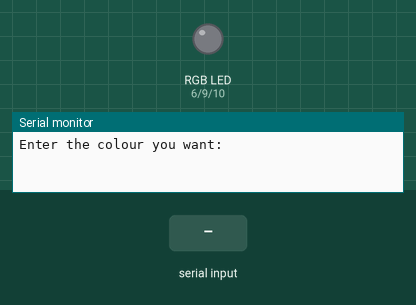
Recording of a sketch running on a simulated Arduino Uno, built with avr-gcc and run on an emulated ATmega328P. Parts: an RGB LED mixed from three pins (HIGH = lit), the last lines printed to the serial monitor. Inputs (shaded band) come from the test bench.

Above: at 1.2 s.
1.3 s: "red" received over Serial
At 2.6 s:
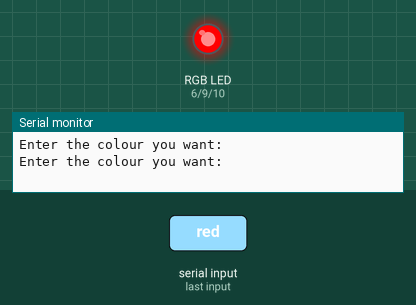
3.8 s: "lime" received over Serial
At 5.7 s:
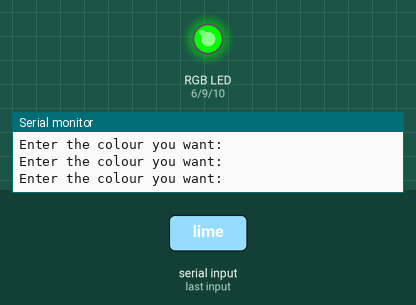
6.3 s: "yellow" received over Serial
At 7.7 s:
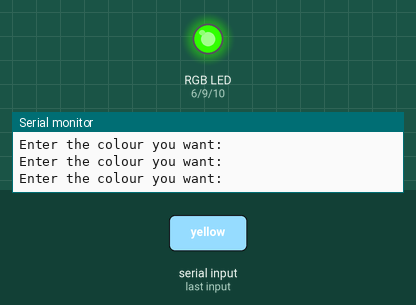
8.8 s: "cyan" received over Serial
At 10.8 s:
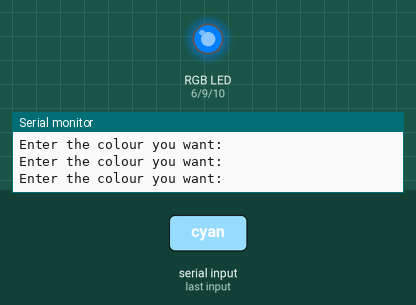
11.3 s: "blue" received over Serial
At 12.6 s:
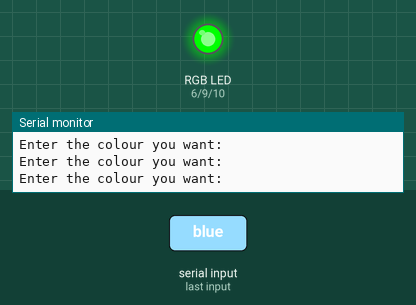
13.8 s: "fuchsia" received over Serial
At 15.8 s:
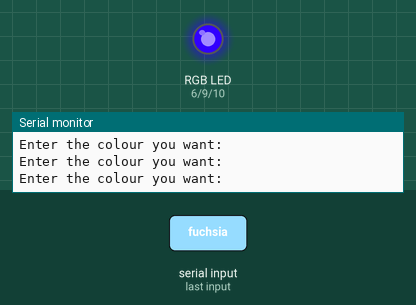
Timing chart, 0 to 17.3 s (numbered marks = the images above; inputs shaded):
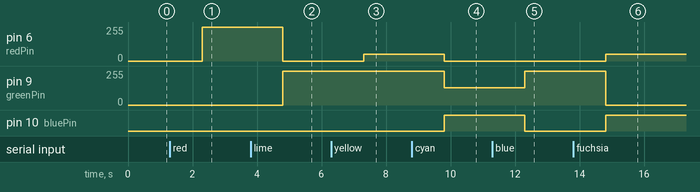

The sketch:

Rgbled.ino
```cpp
int redPin=6;
int greenPin=9;
int bluePin=10;
String question="Enter the colour you want:";
String colour;
void setup() {
  // put your setup code here, to run once:
Serial.begin(9600);
pinMode(redPin,OUTPUT);
pinMode(greenPin,OUTPUT);
pinMode(bluePin,OUTPUT);
}

void loop() {
  // put your main code here, to run repeatedly:
Serial.println(question);
while(Serial.available()==0){

}
colour=Serial.readString();

if(colour=="red"){
  analogWrite(redPin,255);
  analogWrite(greenPin,0);
  analogWrite(bluePin,0);
}
if(colour=="lime"){
  analogWrite(redPin,0);
  analogWrite(greenPin,255);
  analogWrite(bluePin,0);
}
if(colour=="blue"){
  analogWrite(redPin,0);
  analogWrite(greenPin,255);
  analogWrite(bluePin,0);
}
if(colour=="yellow"){
  analogWrite(redPin,50);
  analogWrite(greenPin,255);
  analogWrite(bluePin,0);
}
if(colour=="cyan"){
  analogWrite(redPin,0);
  analogWrite(greenPin,128);
  analogWrite(bluePin,255);
}
if(colour=="fuchsia"){
  analogWrite(redPin,50);
  analogWrite(greenPin,0);
  analogWrite(bluePin,255);
}
if(colour=="orange"){
  analogWrite(redPin,95);
  analogWrite(greenPin,255);
  analogWrite(bluePin,0);
}
if(colour=="green"){
  analogWrite(redPin,0);
  analogWrite(greenPin,128);
  analogWrite(bluePin,0);
}
if(colour=="purple"){
  analogWrite(redPin,128);
  analogWrite(greenPin,0);
  analogWrite(bluePin,128);
}
if(colour=="teal"){
  analogWrite(redPin,0);
  analogWrite(greenPin,128);
  analogWrite(bluePin,128);
}

}
```

Measured:
- after the input at 1.3 s, pin 6 (redPin): 0/255 → 255/255 after 1.0 s
- after the input at 3.8 s, pin 6 (redPin): 255/255 → 0/255 after 1.0 s; pin 9 (greenPin): 0/255 → 255/255 after 1.0 s
- after the input at 6.3 s, pin 6 (redPin): 0/255 → 50/255 after 1.0 s
- after the input at 8.8 s, pin 6 (redPin): 50/255 → 0/255 after 1.0 s; pin 9 (greenPin): 255/255 → 128/255 after 1.0 s; pin 10 (bluePin): LOW → HIGH after 1.0 s
- after the input at 11.3 s, pin 9 (greenPin): 128/255 → 255/255 after 1.0 s; pin 10 (bluePin): HIGH → LOW after 1.0 s
- after the input at 13.8 s, pin 6 (redPin): 0/255 → 50/255 after 1.0 s; pin 9 (greenPin): 255/255 → 0/255 after 1.0 s; pin 10 (bluePin): LOW → HIGH after 1.0 s
